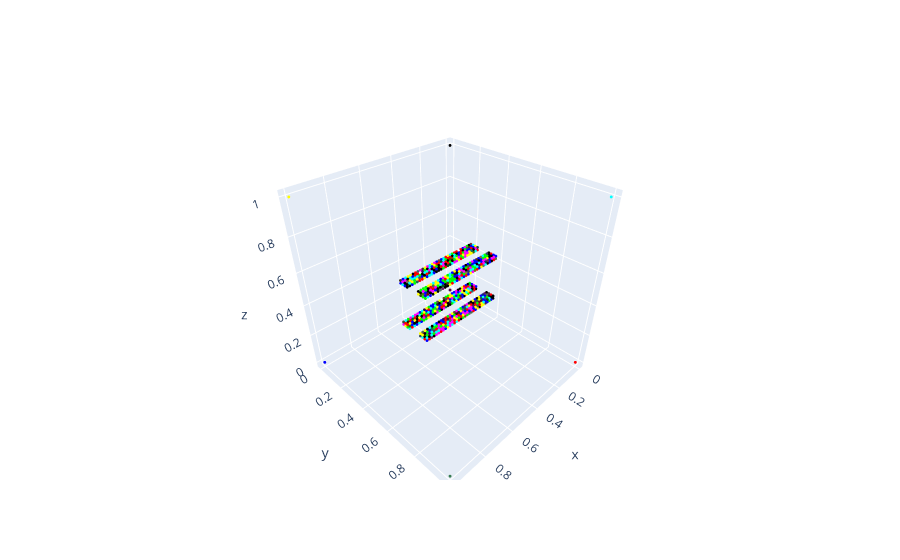

Notebook code cell kept with this figure:
### Code cell
# parsed_expr = Scale(Translate(NoParamCuboid(), Symbol('y')), Symbol('x'))
# parsed_expr = Translate(Scale(NoParamCuboid(), Symbol('x')), Symbol('y'))
# parsed_expr = ['cuboid(0.1, 0.1, 0.5, 0.1, 0.1, 0.1)']
# parsed_expr= str_to_expr(parsed_expr, to_cuda=True)
parsed_expr = Scale3D(
                ReflectY3D(
                    Translate3D(
                        ReflectZ3D(
                            Translate3D(
                                Scale3D(NoParamCuboid(), 
                                (1, 0.5, 0.1)), 
                            (0.0, 0, 0.5))), 
                        (0.0, 0.5, 0))),
                (1.0, 0.25, 0.5))
parsed_expr = resolve_macros(parsed_expr, device="cuda")
# var_dict = {
#     'x': th.tensor((1, 1, 0.1), device="cuda"),
#     'y': th.tensor((0, 0, 0.8), device="cuda")
# }
# parsed_expr = Scale(Translate(Cuboid(), (0, 0, 1)), (1, 1, 1.0))
sketcher = Sketcher(device="cuda", resolution=64, n_dims=3)
sdf = expr_to_sdf(parsed_expr, sketcher=sketcher, mode='naive', rectify_transform=False)

sdf = sdf.cpu().numpy()

fig = get_figure(sdf, res=64)
fig.show()

### Figure 1 — Plotly figure (JSON) as saved in the notebook; plotly's stock layout.template omitted (floating-point values rounded to 4 significant figures; data arrays with more than 128 entries replaced by an {"elided": "..."} marker saying what was removed)
{"data": [{"marker": {"color": {"elided": "1032x3 int values"}, "size": 1}, "mode": "markers", "type": "scatter3d", "x": {"elided": "1032 float values"}, "y": {"elided": "1032 float values"}, "z": {"elided": "1032 float values"}}], "layout": {"scene": {"xaxis": {"visible": true}, "yaxis": {"visible": true}, "zaxis": {"visible": true}}}}
